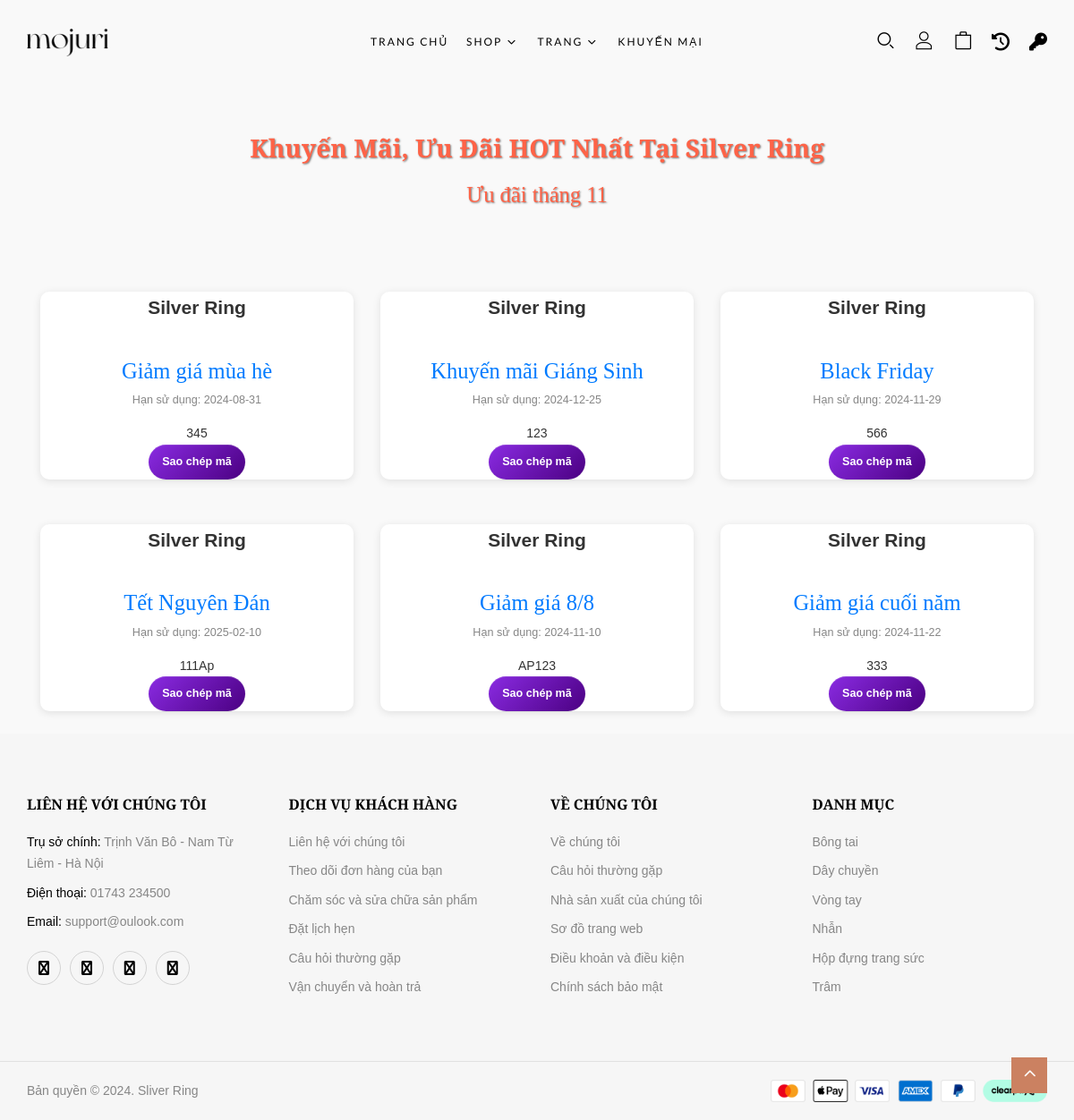
/?act=khuyen-mai, run on the app's committed database.
### tables this page shows
CREATE TABLE `khuyen_mais` (
  `id` int NOT NULL,
  `ten_khuyen_mai` varchar(255) NOT NULL,
  `ma_khuyen_mai` varchar(50) DEFAULT NULL,
  `mo_ta` text,
  `giam_gia` decimal(6,2) DEFAULT NULL,
  `ngay_bat_dau` date DEFAULT NULL,
  `ngay_ket_thuc` date DEFAULT NULL,
  `trang_thai` int NOT NULL
);

### controllers/KhuyenMaiController.php (called while the page is built, shortened)
<?php
class KhuyenMaiController
{
    public $modelKhuyenMai;
    public function __construct()
    {
        $this->modelKhuyenMai = new KhuyenMai();
    }
    public function view()
    {
        $danhSachKhuyenMai = $this->modelKhuyenMai->getAllKhuyenMai();
        require_once './views/Khuyenmai.php';
    }
}

### commons/function.php (called while the page is built, shortened)
<?php
function connectDB()
{
    $host = DB_HOST;
    $port = DB_PORT;
    $dbname = DB_NAME;
    try {
        $conn = new PDO("mysql:host=$host;port=$port;dbname=$dbname", DB_USERNAME, DB_PASSWORD);
        $conn->setAttribute(PDO::ATTR_ERRMODE, PDO::ERRMODE_EXCEPTION);
        $conn->setAttribute(PDO::ATTR_DEFAULT_FETCH_MODE, PDO::FETCH_ASSOC);
        return $conn;
    } catch (PDOException $e) {
        echo ("Connection failed: " . $e->getMessage());
    }
}

### models/KhuyenMai.php (called while the page is built)
<?php
class KhuyenMai
{
  public $conn;
  public function __construct()
  {
    $this->conn = connectDB();
  }
  public function getAllKhuyenMai()
  {
    try {
      $sql = 'SELECT * FROM khuyen_mais';
      $stmt = $this->conn->prepare($sql);
      $stmt->execute();
      return $stmt->fetchAll();
    } catch (PDOException $e) {
      echo 'Lỗi: ' . $e->getMessage();
    }
  }
  public function __destruct()
  {
    $this->conn = null;
  }
}

### views/Khuyenmai.php (the view, shortened to what this page needs)
<?php
require_once('views/layout/header.php'); ?>
<body class="home">
    <div id="page" class="hfeed page-wrapper">
        <?php require_once('views/layout/menu.php'); ?>
        <br><br>
        <h2 class="text-center">Khuyến Mãi, Ưu Đãi HOT Nhất Tại Silver Ring</h2>
        <h3 class="text-center">Ưu đãi tháng 11</h3><br>
        <div class="container">
            <div class="row">
                <?php foreach ($danhSachKhuyenMai as $KhuyenMaiItem) { ?>
                    <div class="col-lg-4 col-md-6 col-sm-12 mb-4">
                        <div class="card text-center shadow position-relative">
                            <p class="card-img-top mx-auto mt-3">Silver Ring</p>
                            <div class="card-body d-flex flex-column justify-content-between">
                                <h5 class="card-title"><?= $KhuyenMaiItem['ten_khuyen_mai'] ?></h5>
                                <p class="card-text text-muted">Hạn sử dụng: <?= $KhuyenMaiItem['ngay_ket_thuc'] ?></p>
                                <span class="d-none" id="promo-code-<?= $KhuyenMaiItem['ma_khuyen_mai'] ?>"><?= $KhuyenMaiItem['ma_khuyen_mai'] ?></span>
                            </div>
                            <button class="btn btn-success btn-sm position-absolute top-0 end-0 m-2" onclick="copyCode('<?= $KhuyenMaiItem['ma_khuyen_mai'] ?>')">Sao chép mã</button>
                        </div>
                    </div>
                <?php } ?>
            </div>
        </div>
        <br>
    <?php require_once('views/layout/footer.php'); ?>
</body>

### views/Khuyenmai.php (style rules this page uses)
body { font-family: 'Arial', sans-serif; background-color: #f9f9f9; color: #333; }
h2.text-center, h3.text-center { margin: 20px 0; color: #FF6347; text-shadow: 1px 1px 2px rgba(0, 0, 0, 0.5); }
h2.text-center { margin-top: 100px; font-weight: bold; }
.card { transition: transform 0.3s, box-shadow 0.3s; border-radius: 10px; border: none; background-color: #fff; box-shadow: 0 2px 10px rgba(0, 0, 0, 0.1); margin-top: 50px; }
.card-img-top { font-size: 1.5rem; font-weight: bold; color: #333; }
.card-title { font-size: 1.75rem; color: #007bff; }
.card-text { font-size: 0.9rem; }
.btn-success { background: linear-gradient(135deg, #8A2BE2, #4B0082); border: none; color: white; padding: 10px 15px; border-radius: 30px; font-size: 0.9rem; font-weight: bold; transition: background 0.3s, transform 0.2s, box-shadow 0.2s; }

### data on the page
khuyen_mais: ten_khuyen_mai "Giảm giá mùa hè", ngay_ket_thuc "2024-08-31", ma_khuyen_mai "345"
khuyen_mais: ten_khuyen_mai "Khuyến mãi Giáng Sinh", ngay_ket_thuc "2024-12-25", ma_khuyen_mai "123"
khuyen_mais: ten_khuyen_mai "Black Friday", ngay_ket_thuc "2024-11-29", ma_khuyen_mai "566"
khuyen_mais: ten_khuyen_mai "Tết Nguyên Đán", ngay_ket_thuc "2025-02-10", ma_khuyen_mai "111Ap"
khuyen_mais: ten_khuyen_mai "Giảm giá 8/8", ngay_ket_thuc "2024-11-10", ma_khuyen_mai "AP123"
khuyen_mais: ten_khuyen_mai "Giảm giá cuối năm", ngay_ket_thuc "2024-11-22", ma_khuyen_mai "333"
